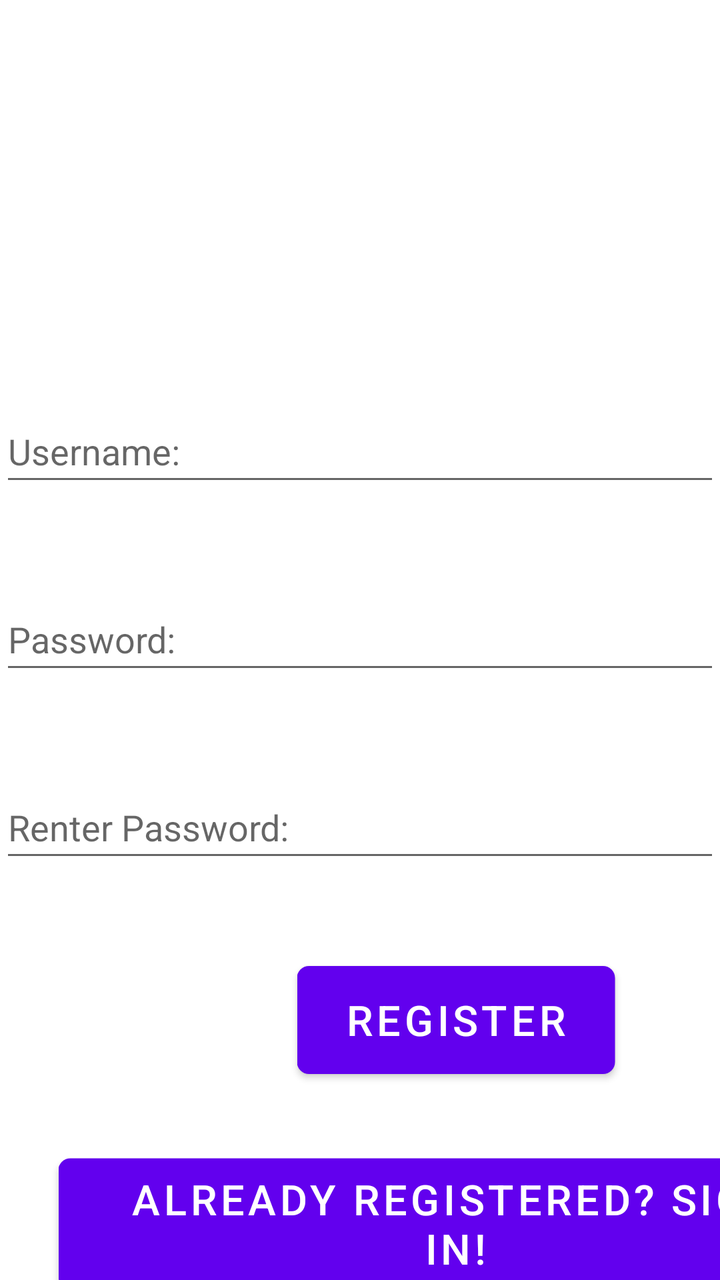
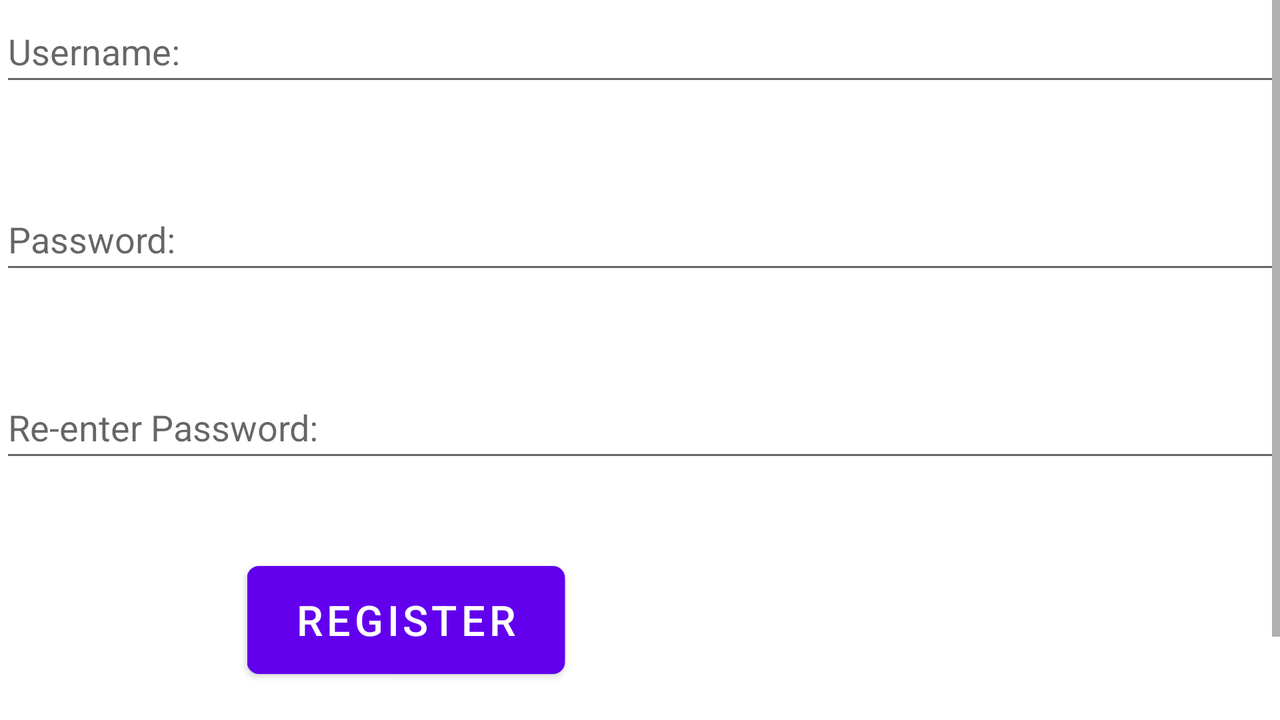

First picture: res/layout/ on a phone held upright. Second picture: the repository's own variant of that layout, on a device whose configuration matches the variant's folder. Source for both follows.
<!-- AndroidManifest.xml: application theme Theme.MyApplicationAS3 -->
<!-- res/layout/activity_login_page.xml -->
<?xml version="1.0" encoding="utf-8"?>
<RelativeLayout xmlns:android="http://schemas.android.com/apk/res/android"
    xmlns:app="http://schemas.android.com/apk/res-auto"
    xmlns:tools="http://schemas.android.com/tools"
    android:layout_width="match_parent"
    android:layout_height="match_parent"
    tools:context=".LoginPage">

    <EditText
        android:id="@+id/userName"
        android:layout_width="match_parent"
        android:layout_height="wrap_content"
        android:layout_marginTop="200dp"
        android:hint="Username:"
        android:minHeight="48dp" />

    <EditText
        android:id="@+id/Password"
        android:layout_width="match_parent"
        android:layout_height="wrap_content"
        android:layout_below="@id/userName"
        android:layout_marginTop="46dp"
        android:hint="Password:"
        android:minHeight="48dp" />

    <EditText
        android:id="@+id/ReEnterPassword"
        android:layout_width="match_parent"
        android:layout_height="wrap_content"
        android:layout_below="@id/Password"
        android:layout_marginTop="46dp"
        android:hint="Renter Password:"
        android:minHeight="48dp" />

    <Button
        android:id="@+id/Register"
        android:layout_width="wrap_content"
        android:layout_height="wrap_content"
        android:layout_below="@id/ReEnterPassword"
        android:layout_marginLeft="175dp"
        android:layout_marginTop="50dp"
        android:scaleX="1.5"
        android:scaleY="1.5"
        android:text="Register" />

    <Button
        android:id="@+id/SignIn"
        android:layout_width="wrap_content"
        android:layout_height="wrap_content"
        android:layout_below="@id/Register"
        android:layout_alignLeft="@id/Register"
        android:layout_marginLeft="-80dp"
        android:layout_marginTop="50dp"
        android:scaleX="1.5"
        android:scaleY="1.5"
        android:text="Already registered? Sign in!" />
</RelativeLayout>
<!-- resources referenced by this layout -->
<resources>
  <style name="Theme.MyApplicationAS3" parent="Theme.MaterialComponents.DayNight.DarkActionBar">
          
          <item name="colorPrimary">@color/purple_500</item>
          <item name="colorPrimaryVariant">@color/purple_700</item>
          <item name="colorOnPrimary">@color/white</item>
          
          <item name="colorSecondary">@color/teal_200</item>
          <item name="colorSecondaryVariant">@color/teal_700</item>
          <item name="colorOnSecondary">@color/black</item>
          
          <item name="android:statusBarColor" tools:targetApi="l">?attr/colorPrimaryVariant</item>
          
      </style>
</resources>
<!-- res/layout-land/activity_login_page.xml (the repository's variant of the layout above) -->
<!-- drawn on the phone turned sideways -->
<?xml version="1.0" encoding="utf-8"?>
<RelativeLayout xmlns:android="http://schemas.android.com/apk/res/android"
    xmlns:app="http://schemas.android.com/apk/res-auto"
    xmlns:tools="http://schemas.android.com/tools"
    android:layout_width="match_parent"
    android:layout_height="match_parent"
    tools:context=".LoginPage">

    <ScrollView
        android:layout_width="match_parent"
        android:layout_height="match_parent">

        <LinearLayout
            android:layout_width="match_parent"
            android:layout_height="wrap_content"
            android:orientation="vertical" >

            <EditText
                android:id="@+id/userName"
                android:layout_width="match_parent"
                android:layout_height="wrap_content"
                android:layout_marginTop="0dp"
                android:hint="Username:"
                android:minHeight="48dp" />

            <EditText
                android:id="@+id/Password"
                android:layout_width="match_parent"
                android:layout_height="wrap_content"
                android:layout_marginTop="46dp"
                android:hint="Password:"
                android:minHeight="48dp" />

            <EditText
                android:id="@+id/ReEnterPassword"
                android:layout_width="match_parent"
                android:layout_height="wrap_content"
                android:layout_marginTop="46dp"
                android:hint="Re-enter Password:"
                android:minHeight="48dp" />

            <Button
                android:id="@+id/Register"
                android:layout_width="wrap_content"
                android:layout_height="wrap_content"
                android:layout_marginLeft="150dp"
                android:layout_marginTop="50dp"
                android:scaleX="1.5"
                android:scaleY="1.5"
                android:text="Register" />

            <Button
                android:id="@+id/SignIn"
                android:layout_width="wrap_content"
                android:layout_height="wrap_content"
                android:layout_marginLeft="65dp"
                android:layout_marginTop="25dp"
                android:scaleX="1"
                android:scaleY="1"
                android:text="Already registered? Sign in!" />

        </LinearLayout>
    </ScrollView>

</RelativeLayout>
